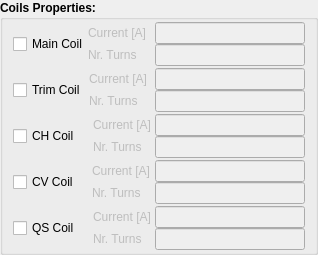
    <widget class="QGroupBox" name="coils_gb">
     <property name="font">
      <font>
       <weight>75</weight>
       <bold>true</bold>
      </font>
     </property>
     <property name="title">
      <string>Coils Properties:</string>
     </property>
     <layout class="QVBoxLayout" name="verticalLayout_6">
      <property name="spacing">
       <number>2</number>
      </property>
      <property name="leftMargin">
       <number>10</number>
      </property>
      <property name="topMargin">
       <number>2</number>
      </property>
      <property name="rightMargin">
       <number>10</number>
      </property>
      <property name="bottomMargin">
       <number>2</number>
      </property>
      <item>
       <widget class="QFrame" name="frame_1">
        <property name="enabled">
         <bool>true</bool>
        </property>
        <property name="font">
         <font>
          <weight>50</weight>
          <bold>false</bold>
         </font>
        </property>
        <layout class="QHBoxLayout" name="hl_main_3">
         <property name="spacing">
          <number>0</number>
         </property>
         <property name="margin">
          <number>0</number>
         </property>
         <item>
          <widget class="QCheckBox" name="main_chb">
           <property name="sizePolicy">
            <sizepolicy hsizetype="Maximum" vsizetype="Fixed">
             <horstretch>0</horstretch>
             <verstretch>0</verstretch>
            </sizepolicy>
           </property>
           <property name="font">
            <font>
             <weight>50</weight>
             <bold>false</bold>
            </font>
           </property>
           <property name="text">
            <string>Main Coil</string>
           </property>
          </widget>
         </item>
         <item>
          <widget class="QFrame" name="main_fm">
           <property name="enabled">
            <bool>false</bool>
           </property>
           <layout class="QVBoxLayout" name="vl_main_3">
            <property name="spacing">
             <number>0</number>
            </property>
            <property name="margin">
             <number>0</number>
            </property>
            <item>
             <layout class="QHBoxLayout" name="horizontalLayout_7">
              <item>
               <widget class="QLabel" name="label_3">
                <property name="sizePolicy">
                 <sizepolicy hsizetype="Preferred" vsizetype="Preferred">
                  <horstretch>0</horstretch>
                  <verstretch>0</verstretch>
                 </sizepolicy>
                </property>
                <property name="font">
                 <font>
                  <weight>50</weight>
                  <bold>false</bold>
                 </font>
                </property>
                <property name="text">
                 <string>Current [A]</string>
                </property>
               </widget>
              </item>
              <item>
               <widget class="QLineEdit" name="current_main_le">
                <property name="sizePolicy">
                 <sizepolicy hsizetype="Expanding" vsizetype="Fixed">
                  <horstretch>0</horstretch>
                  <verstretch>0</verstretch>
                 </sizepolicy>
                </property>
                <property name="minimumSize">
                 <size>
                  <width>150</width>
                  <height>0</height>
                 </size>
                </property>
                <property name="maximumSize">
                 <size>
                  <width>150</width>
                  <height>16777215</height>
                 </size>
                </property>
                <property name="font">
                 <font>
                  <weight>50</weight>
                  <bold>false</bold>
                 </font>
                </property>
               </widget>
              </item>
             </layout>
            </item>
            <item>
             <layout class="QHBoxLayout" name="horizontalLayout_8">
              <item>
               <widget class="QLabel" name="label">
                <property name="sizePolicy">
                 <sizepolicy hsizetype="Preferred" vsizetype="Preferred">
                  <horstretch>0</horstretch>
                  <verstretch>0</verstretch>
                 </sizepolicy>
                </property>
                <property name="font">
                 <font>
                  <weight>50</weight>
                  <bold>false</bold>
                 </font>
                </property>
                <property name="text">
                 <string>Nr. Turns    </string>
                </property>
               </widget>
              </item>
              <item>
               <widget class="QLineEdit" name="nr_turns_main_le">
                <property name="sizePolicy">
                 <sizepolicy hsizetype="Preferred" vsizetype="Fixed">
                  <horstretch>0</horstretch>
                  <verstretch>0</verstretch>
                 </sizepolicy>
                </property>
                <property name="minimumSize">
                 <size>
                  <width>150</width>
                  <height>0</height>
                 </size>
                </property>
                <property name="maximumSize">
                 <size>
                  <width>150</width>
                  <height>16777215</height>
                 </size>
                </property>
                <property name="font">
                 <font>
                  <weight>50</weight>
                  <bold>false</bold>
                 </font>
                </property>
               </widget>
              </item>
             </layout>
            </item>
           </layout>
          </widget>
         </item>
        </layout>
       </widget>
      </item>
      <item>
       <widget class="QFrame" name="frame_2">
        <property name="font">
         <font>
          <weight>50</weight>
          <bold>false</bold>
         </font>
        </property>
        <layout class="QHBoxLayout" name="hl_trim_3">
         <property name="spacing">
          <number>0</number>
         </property>
         <property name="margin">
          <number>0</number>
         </property>
         <item>
          <widget class="QCheckBox" name="trim_chb">
           <property name="sizePolicy">
            <sizepolicy hsizetype="Maximum" vsizetype="Fixed">
             <horstretch>0</horstretch>
             <verstretch>0</verstretch>
            </sizepolicy>
           </property>
           <property name="font">
            <font>
             <weight>50</weight>
             <bold>false</bold>
            </font>
           </property>
           <property name="text">
            <string>Trim Coil </string>
           </property>
          </widget>
         </item>
         <item>
          <widget class="QFrame" name="trim_fm">
           <property name="enabled">
            <bool>false</bool>
           </property>
           <layout class="QVBoxLayout" name="vl_trim_3">
            <property name="spacing">
             <number>0</number>
            </property>
            <property name="margin">
             <number>0</number>
            </property>
            <item>
             <layout class="QHBoxLayout" name="horizontalLayout_4">
              <item>
               <widget class="QLabel" name="label_5">
                <property name="sizePolicy">
                 <sizepolicy hsizetype="Preferred" vsizetype="Preferred">
                  <horstretch>0</horstretch>
                  <verstretch>0</verstretch>
                 </sizepolicy>
                </property>
                <property name="font">
                 <font>
                  <weight>50</weight>
                  <bold>false</bold>
                 </font>
                </property>
                <property name="text">
                 <string>Current [A]</string>
                </property>
               </widget>
              </item>
              <item>
               <widget class="QLineEdit" name="current_trim_le">
                <property name="sizePolicy">
                 <sizepolicy hsizetype="Preferred" vsizetype="Fixed">
                  <horstretch>0</horstretch>
                  <verstretch>0</verstretch>
                 </sizepolicy>
                </property>
                <property name="minimumSize">
                 <size>
                  <width>150</width>
                  <height>0</height>
                 </size>
                </property>
                <property name="maximumSize">
                 <size>
                  <width>150</width>
                  <height>16777215</height>
                 </size>
                </property>
                <property name="font">
                 <font>
                  <weight>50</weight>
                  <bold>false</bold>
                 </font>
                </property>
               </widget>
              </item>
             </layout>
            </item>
            <item>
             <layout class="QHBoxLayout" name="horizontalLayout_3">
              <item>
               <widget class="QLabel" name="label_4">
                <property name="sizePolicy">
                 <sizepolicy hsizetype="Preferred" vsizetype="Preferred">
                  <horstretch>0</horstretch>
                  <verstretch>0</verstretch>
                 </sizepolicy>
                </property>
                <property name="font">
                 <font>
                  <weight>50</weight>
                  <bold>false</bold>
                 </font>
                </property>
                <property name="text">
                 <string>Nr. Turns    </string>
                </property>
               </widget>
              </item>
              <item>
               <widget class="QLineEdit" name="nr_turns_trim_le">
                <property name="sizePolicy">
                 <sizepolicy hsizetype="Preferred" vsizetype="Fixed">
                  <horstretch>0</horstretch>
                  <verstretch>0</verstretch>
                 </sizepolicy>
                </property>
                <property name="minimumSize">
                 <size>
                  <width>150</width>
                  <height>0</height>
                 </size>
                </property>
                <property name="maximumSize">
                 <size>
                  <width>150</width>
                  <height>16777215</height>
                 </size>
                </property>
                <property name="font">
                 <font>
                  <weight>50</weight>
                  <bold>false</bold>
                 </font>
                </property>
               </widget>
              </item>
             </layout>
            </item>
           </layout>
          </widget>
         </item>
        </layout>
       </widget>
      </item>
      <item>
       <widget class="QFrame" name="frame_3">
        <property name="font">
         <font>
          <weight>50</weight>
          <bold>false</bold>
         </font>
        </property>
        <layout class="QHBoxLayout" name="hl_ch_3">
         <property name="spacing">
          <number>0</number>
         </property>
         <property name="margin">
          <number>0</number>
         </property>
         <item>
          <widget class="QCheckBox" name="ch_chb">
           <property name="sizePolicy">
            <sizepolicy hsizetype="Maximum" vsizetype="Fixed">
             <horstretch>0</horstretch>
             <verstretch>0</verstretch>
            </sizepolicy>
           </property>
           <property name="font">
            <font>
             <weight>50</weight>
             <bold>false</bold>
            </font>
           </property>
           <property name="text">
            <string>CH Coil    </string>
           </property>
          </widget>
         </item>
         <item>
          <widget class="QFrame" name="ch_fm">
           <property name="enabled">
            <bool>false</bool>
           </property>
           <layout class="QVBoxLayout" name="vl_ch_3">
            <property name="spacing">
             <number>0</number>
            </property>
            <property name="margin">
             <number>0</number>
            </property>
            <item>
             <layout class="QHBoxLayout" name="horizontalLayout_2">
              <item>
               <widget class="QLabel" name="label_2">
                <property name="sizePolicy">
                 <sizepolicy hsizetype="Preferred" vsizetype="Preferred">
                  <horstretch>0</horstretch>
                  <verstretch>0</verstretch>
                 </sizepolicy>
                </property>
                <property name="font">
                 <font>
                  <weight>50</weight>
                  <bold>false</bold>
                 </font>
                </property>
                <property name="text">
                 <string>Current [A]</string>
                </property>
               </widget>
              </item>
              <item>
               <widget class="QLineEdit" name="current_ch_le">
                <property name="sizePolicy">
                 <sizepolicy hsizetype="Preferred" vsizetype="Fixed">
                  <horstretch>0</horstretch>
                  <verstretch>0</verstretch>
                 </sizepolicy>
                </property>
                <property name="minimumSize">
                 <size>
                  <width>150</width>
                  <height>0</height>
                 </size>
                </property>
                <property name="maximumSize">
                 <size>
                  <width>150</width>
                  <height>16777215</height>
                 </size>
                </property>
                <property name="font">
                 <font>
                  <weight>50</weight>
                  <bold>false</bold>
                 </font>
                </property>
               </widget>
              </item>
             </layout>
            </item>
            <item>
             <layout class="QHBoxLayout" name="horizontalLayout_1">
              <item>
               <widget class="QLabel" name="label_6">
                <property name="sizePolicy">
                 <sizepolicy hsizetype="Preferred" vsizetype="Preferred">
                  <horstretch>0</horstretch>
                  <verstretch>0</verstretch>
                 </sizepolicy>
                </property>
                <property name="font">
                 <font>
                  <weight>50</weight>
                  <bold>false</bold>
                 </font>
                </property>
                <property name="text">
                 <string>Nr. Turns    </string>
                </property>
               </widget>
              </item>
              <item>
               <widget class="QLineEdit" name="nr_turns_ch_le">
                <property name="sizePolicy">
                 <sizepolicy hsizetype="Preferred" vsizetype="Fixed">
                  <horstretch>0</horstretch>
                  <verstretch>0</verstretch>
                 </sizepolicy>
                </property>
                <property name="minimumSize">
                 <size>
                  <width>150</width>
                  <height>0</height>
                 </size>
                </property>
                <property name="maximumSize">
                 <size>
                  <width>150</width>
                  <height>16777215</height>
                 </size>
                </property>
                <property name="font">
                 <font>
                  <weight>50</weight>
                  <bold>false</bold>
                 </font>
                </property>
               </widget>
              </item>
             </layout>
            </item>
           </layout>
          </widget>
         </item>
        </layout>
       </widget>
      </item>
      <item>
       <widget class="QFrame" name="frame_4">
        <property name="font">
         <font>
          <weight>50</weight>
          <bold>false</bold>
         </font>
        </property>
        <layout class="QHBoxLayout" name="hl_cv_3">
         <property name="spacing">
          <number>0</number>
         </property>
         <property name="margin">
          <number>0</number>
         </property>
         <item>
          <widget class="QCheckBox" name="cv_chb">
           <property name="sizePolicy">
            <sizepolicy hsizetype="Maximum" vsizetype="Fixed">
             <horstretch>0</horstretch>
             <verstretch>0</verstretch>
            </sizepolicy>
           </property>
           <property name="text">
            <string>CV Coil    </string>
           </property>
          </widget>
         </item>
         <item>
          <widget class="QFrame" name="cv_fm">
           <property name="enabled">
            <bool>false</bool>
           </property>
           <layout class="QVBoxLayout" name="vl_cv_3">
            <property name="spacing">
             <number>0</number>
            </property>
            <property name="margin">
             <number>0</number>
            </property>
            <item>
             <layout class="QHBoxLayout" name="horizontalLayout_9">
              <item>
               <widget class="QLabel" name="label_8">
                <property name="sizePolicy">
                 <sizepolicy hsizetype="Preferred" vsizetype="Preferred">
                  <horstretch>0</horstretch>
                  <verstretch>0</verstretch>
                 </sizepolicy>
                </property>
                <property name="text">
                 <string>Current [A]</string>
                </property>
               </widget>
              </item>
              <item>
               <widget class="QLineEdit" name="current_cv_le">
                <property name="sizePolicy">
                 <sizepolicy hsizetype="Preferred" vsizetype="Fixed">
                  <horstretch>0</horstretch>
                  <verstretch>0</verstretch>
                 </sizepolicy>
                </property>
                <property name="minimumSize">
                 <size>
                  <width>150</width>
                  <height>0</height>
                 </size>
                </property>
                <property name="maximumSize">
                 <size>
                  <width>150</width>
                  <height>16777215</height>
                 </size>
                </property>
               </widget>
              </item>
             </layout>
            </item>
            <item>
             <layout class="QHBoxLayout" name="horizontalLayout_10">
              <item>
               <widget class="QLabel" name="label_7">
                <property name="sizePolicy">
                 <sizepolicy hsizetype="Preferred" vsizetype="Preferred">
                  <horstretch>0</horstretch>
                  <verstretch>0</verstretch>
                 </sizepolicy>
                </property>
                <property name="text">
                 <string>Nr. Turns    </string>
                </property>
               </widget>
              </item>
              <item>
               <widget class="QLineEdit" name="nr_turns_cv_le">
                <property name="sizePolicy">
                 <sizepolicy hsizetype="Preferred" vsizetype="Fixed">
                  <horstretch>0</horstretch>
                  <verstretch>0</verstretch>
                 </sizepolicy>
                </property>
                <property name="minimumSize">
                 <size>
                  <width>150</width>
                  <height>0</height>
                 </size>
                </property>
                <property name="maximumSize">
                 <size>
                  <width>150</width>
                  <height>16777215</height>
                 </size>
                </property>
               </widget>
              </item>
             </layout>
            </item>
           </layout>
          </widget>
         </item>
        </layout>
       </widget>
      </item>
      <item>
       <widget class="QFrame" name="frame_5">
        <property name="font">
         <font>
          <weight>50</weight>
          <bold>false</bold>
         </font>
        </property>
        <layout class="QHBoxLayout" name="hl_qs_3">
         <property name="spacing">
          <number>0</number>
         </property>
         <property name="margin">
          <number>0</number>
         </property>
         <item>
          <widget class="QCheckBox" name="qs_chb">
           <property name="sizePolicy">
            <sizepolicy hsizetype="Maximum" vsizetype="Fixed">
             <horstretch>0</horstretch>
             <verstretch>0</verstretch>
            </sizepolicy>
           </property>
           <property name="text">
            <string>QS Coil    </string>
           </property>
          </widget>
         </item>
         <item>
          <widget class="QFrame" name="qs_fm">
           <property name="enabled">
            <bool>false</bool>
           </property>
           <layout class="QVBoxLayout" name="vl_qs_3">
            <property name="spacing">
             <number>0</number>
            </property>
            <property name="margin">
             <number>0</number>
            </property>
            <item>
             <layout class="QHBoxLayout" name="horizontalLayout_5">
              <item>
               <widget class="QLabel" name="label_10">
                <property name="sizePolicy">
                 <sizepolicy hsizetype="Preferred" vsizetype="Preferred">
                  <horstretch>0</horstretch>
                  <verstretch>0</verstretch>
                 </sizepolicy>
                </property>
                <property name="text">
                 <string>Current [A]</string>
                </property>
               </widget>
              </item>
              <item>
               <widget class="QLineEdit" name="current_qs_le">
                <property name="sizePolicy">
                 <sizepolicy hsizetype="Preferred" vsizetype="Fixed">
                  <horstretch>0</horstretch>
                  <verstretch>0</verstretch>
                 </sizepolicy>
                </property>
                <property name="minimumSize">
                 <size>
                  <width>150</width>
                  <height>0</height>
                 </size>
                </property>
                <property name="maximumSize">
                 <size>
                  <width>150</width>
                  <height>16777215</height>
                 </size>
                </property>
               </widget>
              </item>
             </layout>
            </item>
            <item>
             <layout class="QHBoxLayout" name="horizontalLayout_6">
              <item>
               <widget class="QLabel" name="label_9">
                <property name="sizePolicy">
                 <sizepolicy hsizetype="Preferred" vsizetype="Preferred">
                  <horstretch>0</horstretch>
                  <verstretch>0</verstretch>
                 </sizepolicy>
                </property>
                <property name="text">
                 <string>Nr. Turns    </string>
                </property>
               </widget>
              </item>
              <item>
               <widget class="QLineEdit" name="nr_turns_qs_le">
                <property name="sizePolicy">
                 <sizepolicy hsizetype="Preferred" vsizetype="Fixed">
                  <horstretch>0</horstretch>
                  <verstretch>0</verstretch>
                 </sizepolicy>
                </property>
                <property name="minimumSize">
                 <size>
                  <width>150</width>
                  <height>0</height>
                 </size>
                </property>
                <property name="maximumSize">
                 <size>
                  <width>150</width>
                  <height>16777215</height>
                 </size>
                </property>
               </widget>
              </item>
             </layout>
            </item>
           </layout>
          </widget>
         </item>
        </layout>
       </widget>
      </item>
     </layout>
    </widget>
